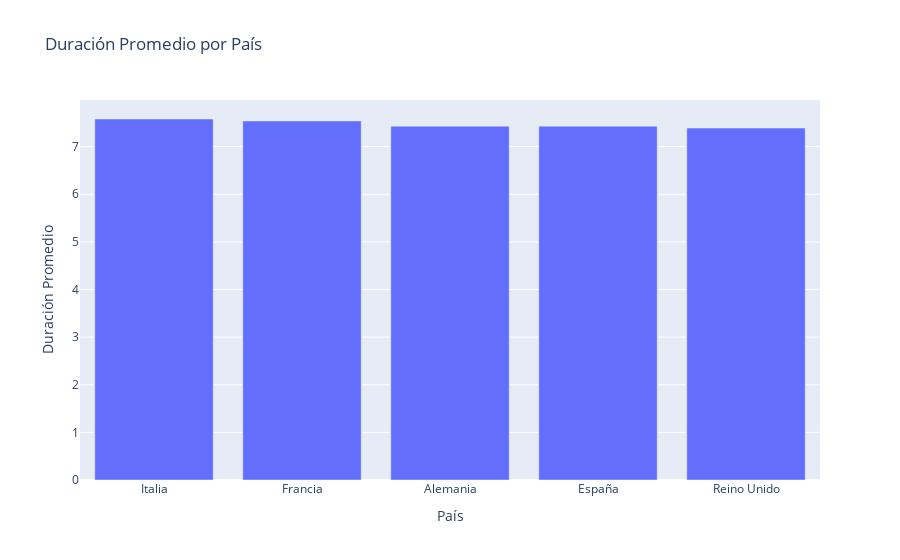

This figure's notebook cell:
### Markdown cell above
## Duración promedio de estancia por país
Gráfico de barras que muestra la duración promedio de estancia por país.

### Code cell
# Obtener y mostrar duración promedio por país
longest_repo = GetLongestStaysByDestinationCSV(csv_path=dataset_path, output_dir=output_dir)
longest_use_case = GetLongestStaysByDestinationUseCase(longest_repo)
longest_stays = longest_use_case.execute()
df_longest = pd.DataFrame(list(longest_stays.items()), columns=['País', 'Duración Promedio'])
fig2 = px.bar(df_longest.sort_values('Duración Promedio', ascending=False), x='País', y='Duración Promedio', title='Duración Promedio por País')
iplot(fig2)

### Figure 1 — Plotly figure (JSON) as saved in the notebook; plotly's stock layout.template omitted (floating-point values rounded to 4 significant figures)
{"data": [{"hovertemplate": "País=%{x}<br>Duración Promedio=%{y}<extra></extra>", "legendgroup": "", "marker": {"color": "#636efa", "pattern": {"shape": ""}}, "name": "", "orientation": "v", "showlegend": false, "textposition": "auto", "type": "bar", "x": ["Italia", "Francia", "Alemania", "España", "Reino Unido"], "xaxis": "x", "y": [7.58, 7.54, 7.43, 7.43, 7.39], "yaxis": "y"}], "layout": {"barmode": "relative", "legend": {"tracegroupgap": 0}, "title": {"text": "Duración Promedio por País"}, "xaxis": {"anchor": "y", "domain": [0, 1], "title": {"text": "País"}}, "yaxis": {"anchor": "x", "domain": [0, 1], "title": {"text": "Duración Promedio"}}}}
